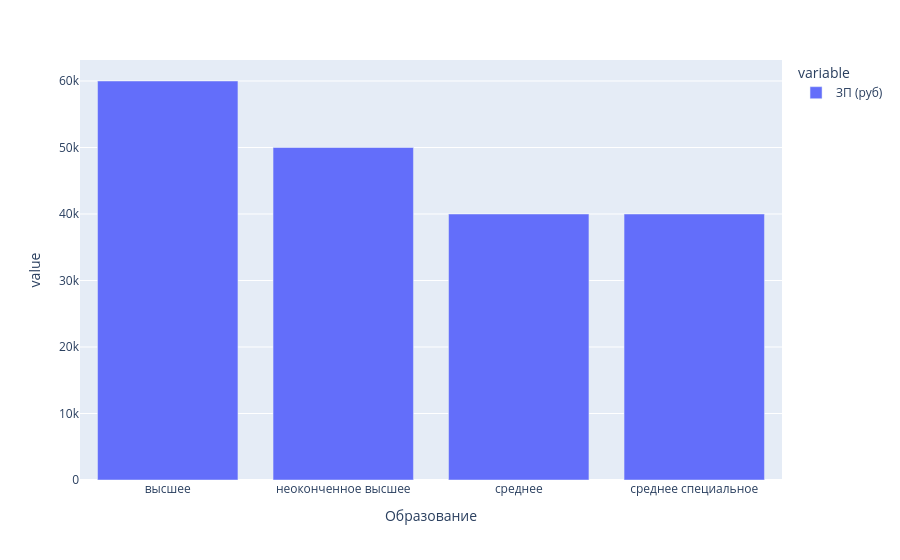

Notebook code cell kept with this figure:
### Markdown cell above
4. Постройте диаграмму, которая показывает зависимость **медианной** желаемой заработной платы (**"ЗП (руб)"**) от уровня образования (**"Образование"**). Используйте для диаграммы данные о резюме, где желаемая заработная плата меньше 1 млн рублей.
*Сделайте выводы по представленной диаграмме: для каких уровней образования наблюдаются наибольшие и наименьшие уровни желаемой заработной платы? Как вы считаете, важен ли признак уровня образования при прогнозировании заработной платы?*

### Code cell
data_below_billion = data.loc[data['ЗП (руб)']<1000000]

data_below_billion_gr_edu = data_below_billion.groupby(by='Образование')['ЗП (руб)'].median()


gr5 = px.bar(
    data_below_billion_gr_edu,
)
gr5.show()

gr5.write_html('graphs/gr7.html')

### Figure 1 — Plotly figure (JSON) as saved in the notebook; plotly's stock layout.template omitted (floating-point values rounded to 4 significant figures)
{"data": [{"alignmentgroup": "True", "hovertemplate": "variable=ЗП (руб)<br>Образование=%{x}<br>value=%{y}<extra></extra>", "legendgroup": "ЗП (руб)", "marker": {"color": "#636efa", "pattern": {"shape": ""}}, "name": "ЗП (руб)", "offsetgroup": "ЗП (руб)", "orientation": "v", "showlegend": true, "textposition": "auto", "type": "bar", "x": ["высшее", "неоконченное высшее", "среднее", "среднее специальное"], "xaxis": "x", "y": [60000, 50000, 40000, 40000], "yaxis": "y"}], "layout": {"barmode": "relative", "legend": {"title": {"text": "variable"}, "tracegroupgap": 0}, "margin": {"t": 60}, "xaxis": {"anchor": "y", "domain": [0, 1], "title": {"text": "Образование"}}, "yaxis": {"anchor": "x", "domain": [0, 1], "title": {"text": "value"}}}}
